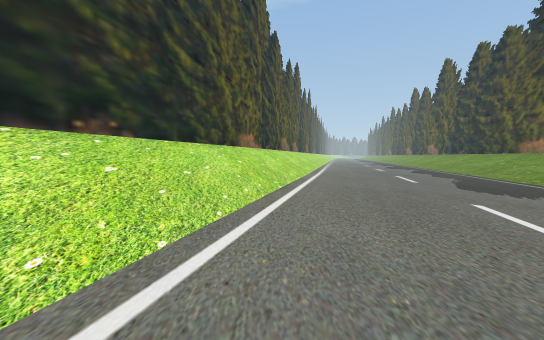
[1] (above)

18 first-person views from a walk through a Unity game level. The camera is 1.5 m above the floor, tilts 4° down and sees 90° across. The floor is counted in squares, 2 m on a side. Each view is taken from the middle of a square. On the plan, view 1 faces up. The plan holds only what a view shows up to about 10 squares ahead; the rest is blank. The place goes on beyond the plan. The player character is not drawn. Some animated figures are not drawn.

[2]
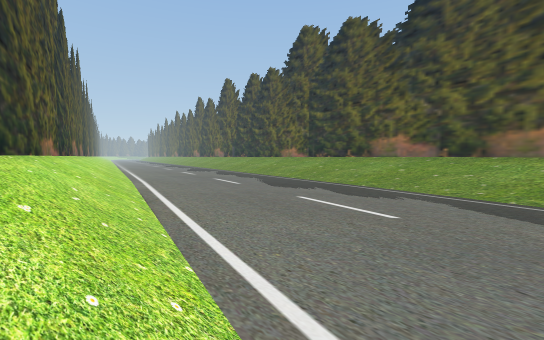

[3]
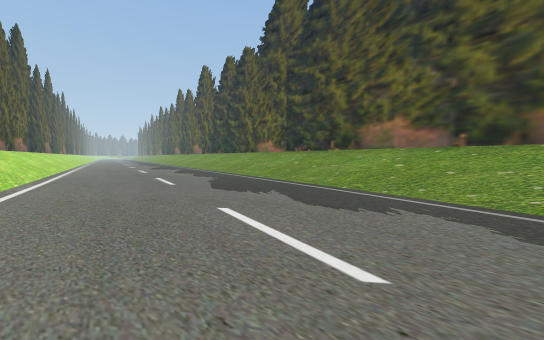

[4]
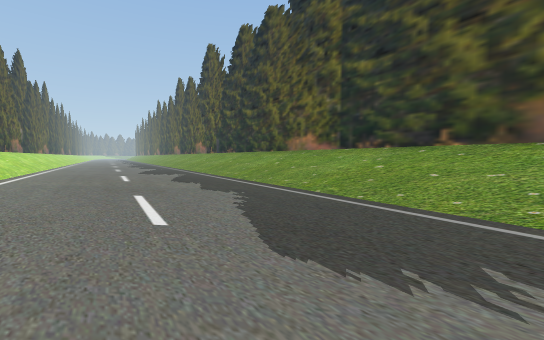

[5]
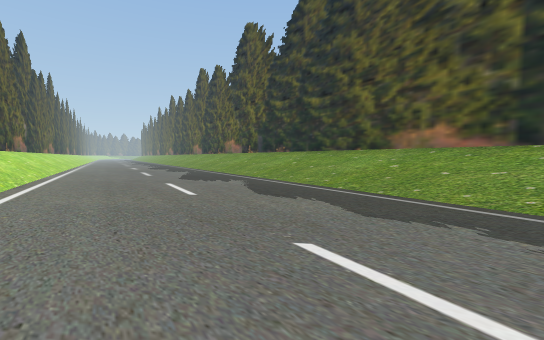

[6]
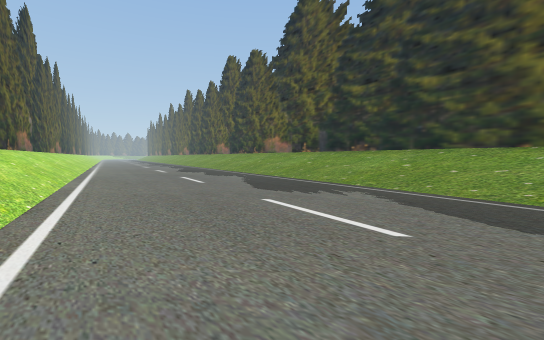

[7]
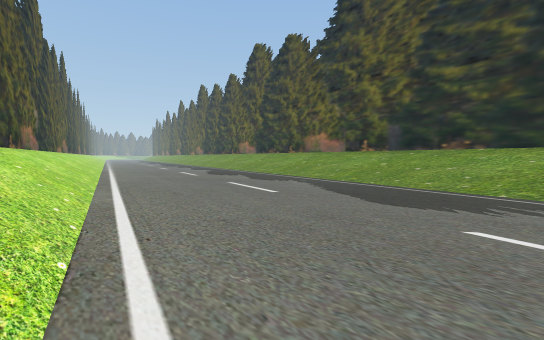

[8]
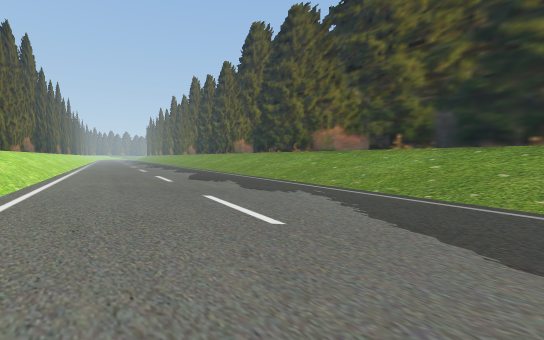

[9]
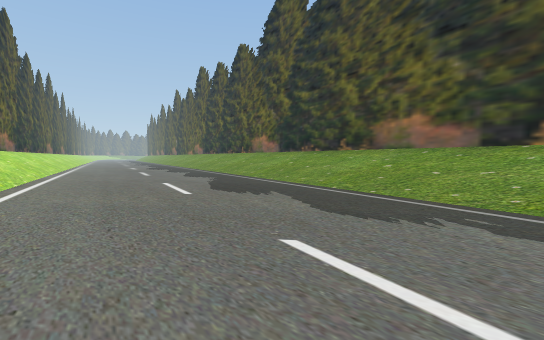

[10]
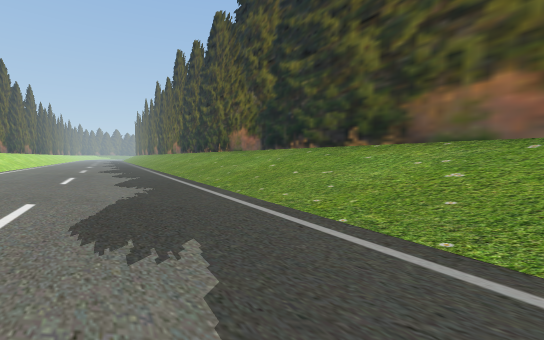

[11]
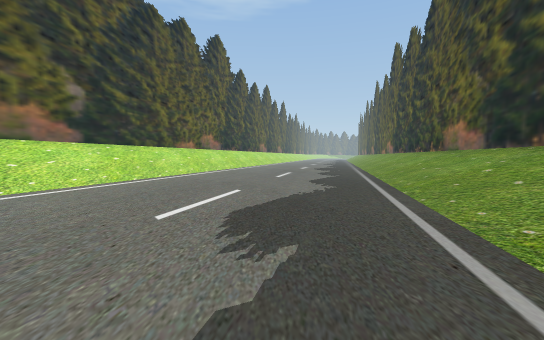

[12]
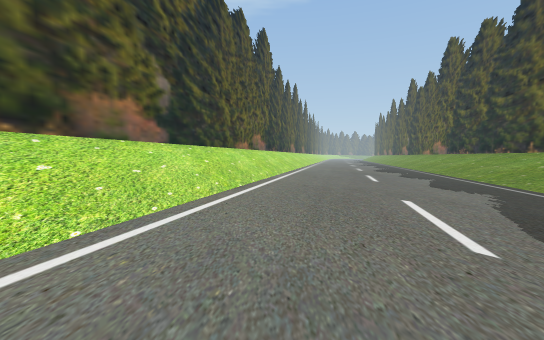

[13]
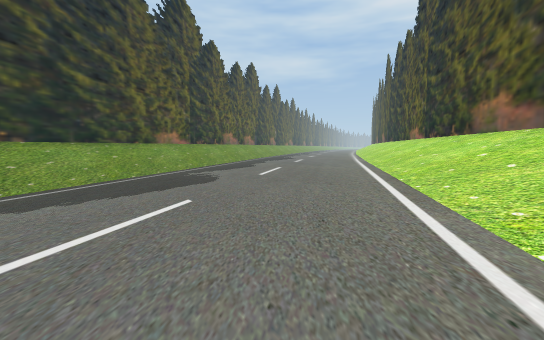

[14]
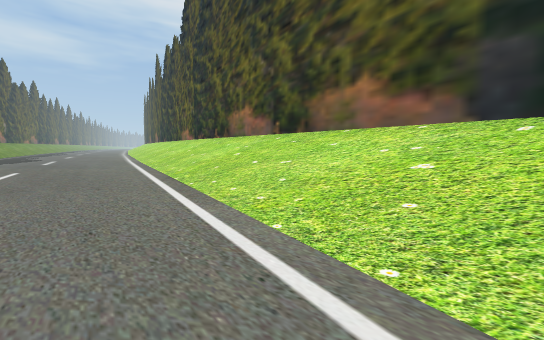

[15]
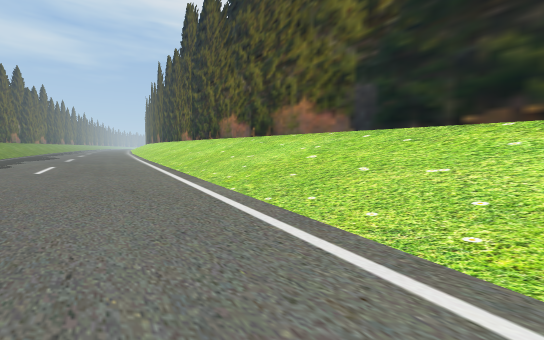

[16]
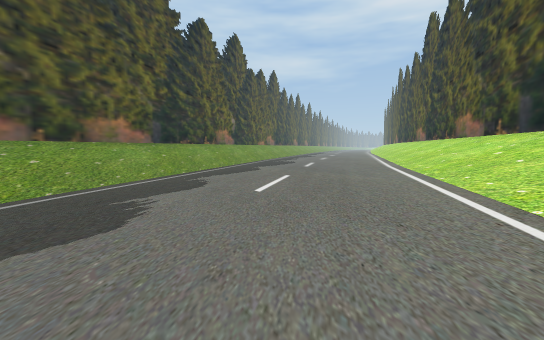

[17]
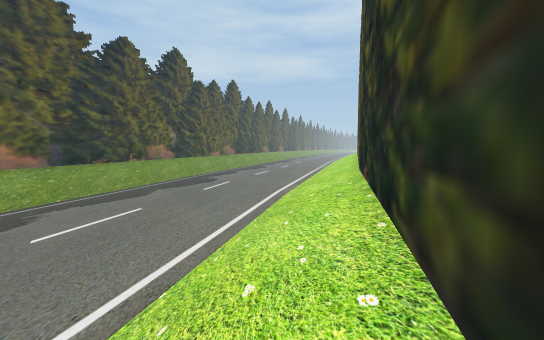

[18]
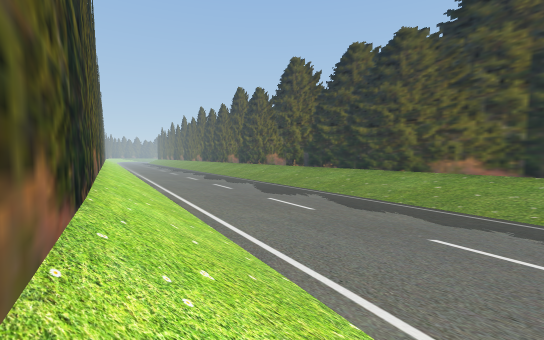

### Floor plan
Key: @ floor where view 1 was taken; # wall or solid block; . main floor; : floor 0.25 m higher than the main floor; - floor 0.25 m lower than the main floor; + floor 0.5 m higher than the main floor; _ floor 0.5 m lower than the main floor; < floor 0.75 m lower than the main floor; ( floor 1 m lower than the main floor; / step, stairs or slope.
Columns run from 4 left of view 1 to 17 right of it. Each row starts with its distance up from view 1.
 34         ##//<<<((((//#
 33         #//<<<<<((//##
 32         #//_<<<<<(//#
 31         #//_<<<<<<//#
 30        ##//__<<<<<//#
 29        #//____<<<//##
 28        #//_____<<//#
 27        #//_____<<//#
 26       ##//______<//#
 25       #//-______//##
 24       #//--_____//#
 23       #//---____//#
 22      ##//---____//#
 21      #//-----__//##
 20      #//.-----_//#
 19      #//.------//#
 18     ##//..-----//#
 17     #//....---///#
 16     #//.....--//#
 15     #//.....--//#
 14    ##//......-//#
 13    #//.......///#
 12    #//.......//#
 11    #//.......//#
 10   ##//:......//#
  9   #//::.....///#
  8   #//:::....//#
  7   #//::::...//#
  6  ##//:::::..//#
  5  #//+:::::.///#
  4  #//+:::::://##
  3  #//++::::://#
  2 #///++::::://#
  1 #//++++:::///#
  0 #//+@+++:://##
 -1 #//++++++://#

Positions as (right, up) in squares from view 1, and headings:
1: (0, 0), facing up
2: (-2, 0), facing up-right
3: (1, 1), facing up-right
4: (3, 5), facing up-right
5: (3, 9), facing up-right
6: (3, 13), facing up-right
7: (3, 16), facing up-right
8: (5, 18), facing up-right
9: (6, 21), facing up-right
10: (9, 23), facing up-right
11: (10, 23), facing up
12: (7, 24), facing up
13: (6, 24), facing down
14: (6, 24), facing down-left
15: (7, 26), facing down-left
16: (3, 9), facing down
17: (-1, 9), facing down
18: (-1, 9), facing up-right
